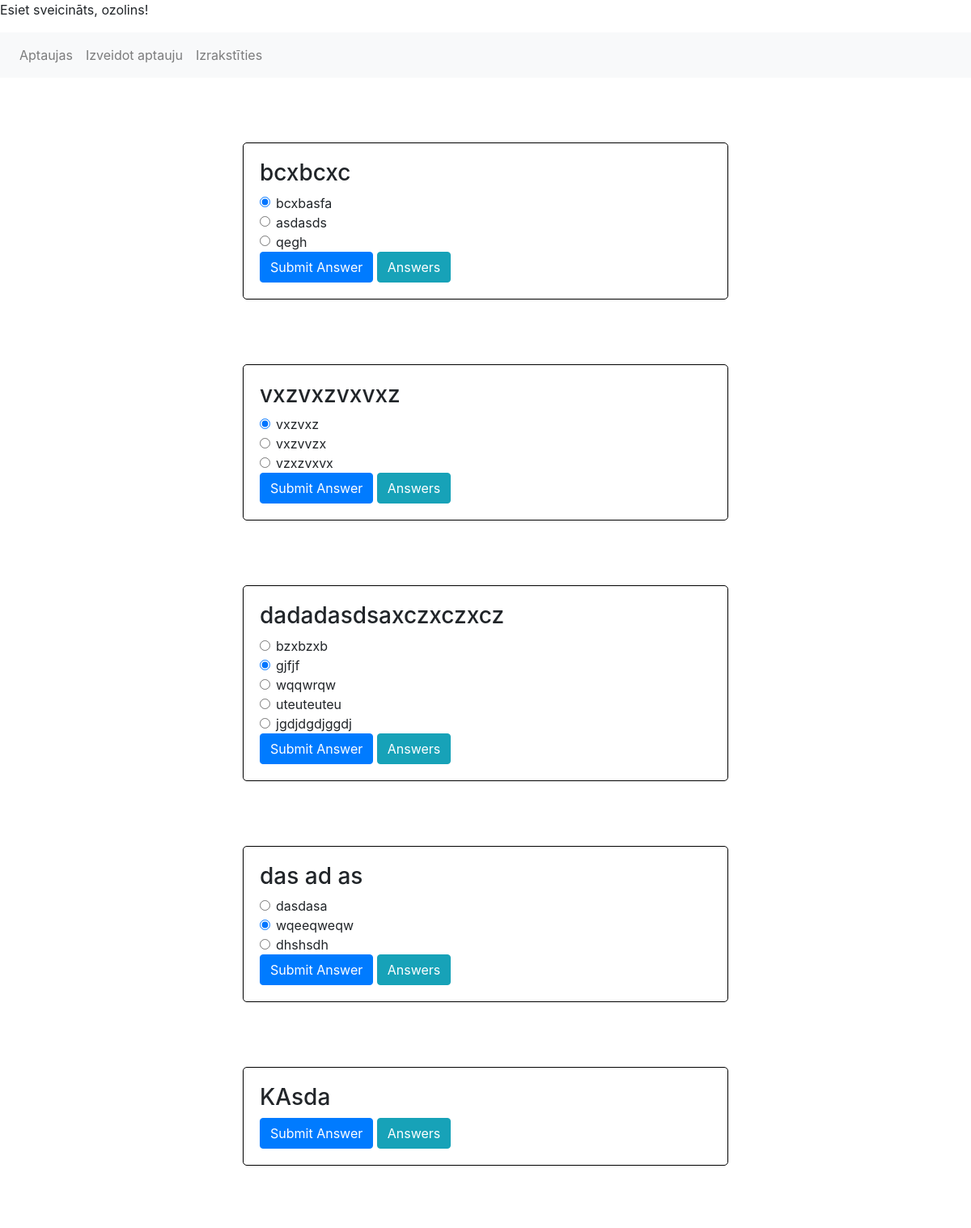
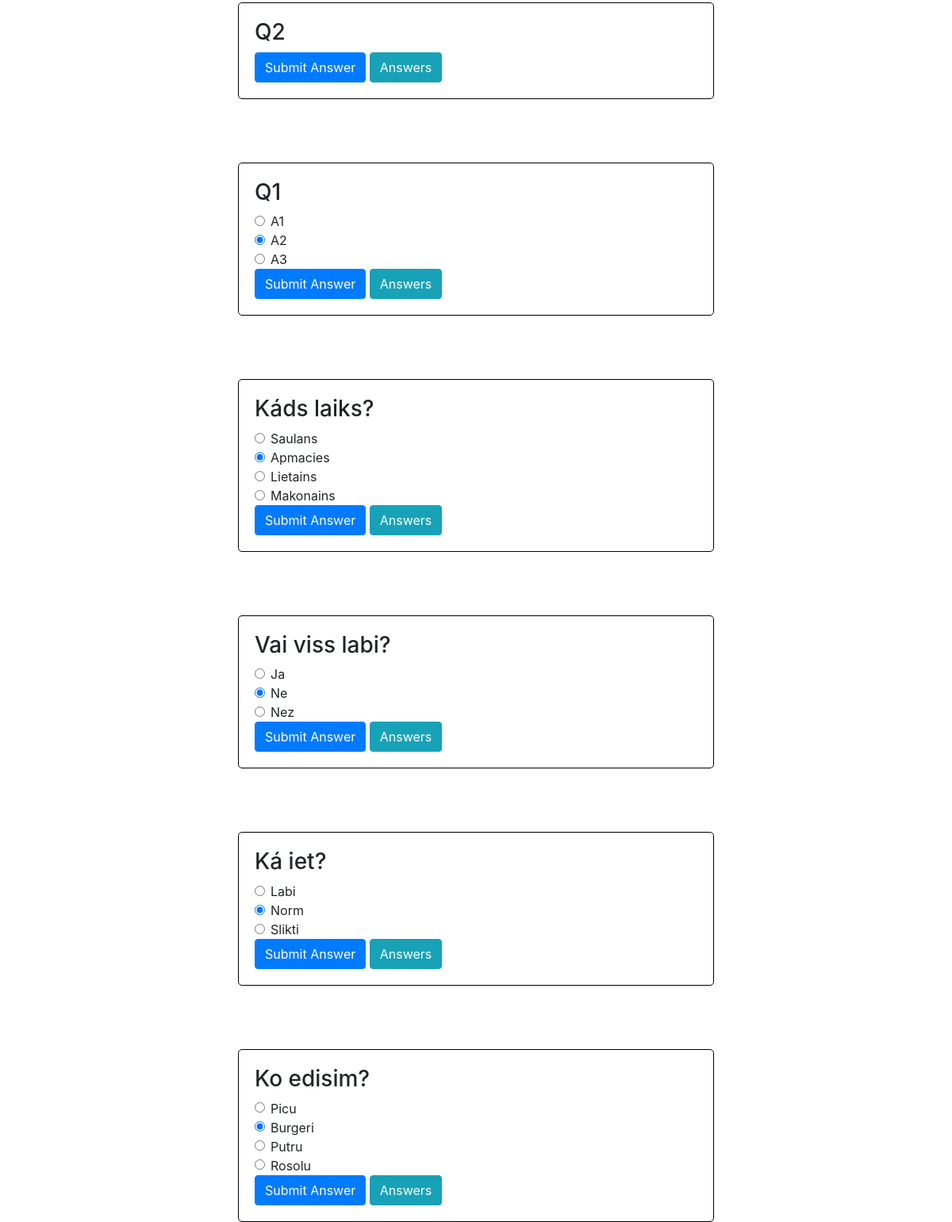
Page /mainpage/ (signed in) on the committed database (2 pictures, top to bottom).
### voteapp/models.py (models this page shows)
class Question(models.Model):
    question_text = models.CharField(max_length=200)
    created_at = models.DateTimeField(auto_now_add=True)

class Choice(models.Model):
    question = models.ForeignKey(Question, related_name='choices', on_delete=models.CASCADE)
    choice_text = models.CharField(max_length=200)
    order = models.IntegerField(default=0)

### voteapp/views.py (the view)
# urls.py: path("mainpage/", views.mainpage, name="mainpage"),
@login_required
def mainpage(request):
    polls = Question.objects.prefetch_related('choices').order_by('-created_at').all()
    user_responses = {}
    if request.user.is_authenticated:
        responses = Response.objects.filter(user=request.user).select_related('choice', 'question')
        user_responses = {response.question_id: response.choice_id for response in responses}
    print(user_responses)
    return render(request, 'mainpage.html', {'polls': polls, 'user_responses': user_responses})

### voteapp/templatetags/poll_extras.py (called while the page is built)
@register.filter
def get(dictionary, key):
    return dictionary.get(key)

### voteapp/templates/mainpage.html (shortened to what this page needs)
<!DOCTYPE html>
<html lang="en">
<head>
    <link rel="stylesheet" href="https://stackpath.bootstrapcdn.com/bootstrap/4.5.2/css/bootstrap.min.css">
    {% load poll_extras %}
</head>
<body>
      {% if user.is_authenticated %}
      <p>Esiet sveicināts, {{ user.username }}!</p>
    {% else %}
      <p>Esiet sveicināts, ciemiņ!</p>
    {% endif %}
    <nav class="navbar navbar-expand-lg navbar-light bg-light">
      <div class="collapse navbar-collapse" id="navbarNav">
        <ul class="navbar-nav">
          <li class="nav-item">
            <a class="nav-link" href="{% url 'mainpage' %}">Aptaujas</a>
          </li>
          {% if user.is_authenticated %}
          <li class="nav-item">
            <a class="nav-link" href="{% url 'create_poll' %}">Izveidot aptauju</a>
          </li>
          <li class="nav-item">
            <a class="nav-link" href="{% url 'index' %}">Izrakstīties</a>
          </li>
          {% else %}
          <li class="nav-item">
            <a href="{% url 'logout' %}">Izrakstīties</a>
          </li>
          {% endif %}
        </ul>
      </div>
    </nav>
    {% for poll in polls %}
    <div class="poll-container" style="margin:auto; margin-top:80px; border:1px solid black; border-radius:5px; padding:20px; width:50%">
        <h3>{{ poll.question_text }}</h3>
        <form action="{% url 'submit_answer' poll.id %}" method="post" onsubmit="return validateForm(this);">
            {% for choice in poll.choices.all %}
                <div class="form-check">
                    <input class="form-check-input" type="radio" name="choice" id="choice{{ forloop.counter }}" value="{{ choice.id }}"
                        {% if choice.id == user_responses|get:poll.id %} checked {% endif %}>
                    <label class="form-check-label" for="choice{{ forloop.counter }}">
                        {{ choice.choice_text }}
                    </label>
                </div>
            {% endfor %}
            <button type="submit" class="btn btn-primary">Submit Answer</button>
            <a href="{% url 'view_question_responses' poll.id %}" class="btn btn-info">Answers</a>
        </form>
    </div>
    {% endfor %}
</body>
</html>

### rows in the picture
Question: question_text "bcxbcxc"
Choice: choice "☑ bcxbasfa", choice_text "bcxbasfa"
Choice: choice "☐ asdasds", choice_text "asdasds"
Choice: choice "☐ qegh", choice_text "qegh"
Question: question_text "vxzvxzvxvxz"
Choice: choice "☑", choice_text "vxzvxz"
Choice: choice_text "vxzvvzx"
Choice: choice_text "vzxzvxvx"
Question: question_text "dadadasdsaxczxczxcz"
Choice: choice_text "bzxbzxb"
Choice: choice "☑", choice_text "gjfjf"
Choice: choice_text "wqqwrqw"
Choice: choice "☐ uteuteuteu", choice_text "uteuteuteu"
Choice: choice "☐ jgdjdgdjggdj", choice_text "jgdjdgdjggdj"
Question: question_text "das ad as"
Choice: choice_text "dasdasa"
Choice: choice "☑", choice_text "wqeeqweqw"
Choice: choice_text "dhshsdh"
Question: question_text "KAsda"
Question: question_text "Q2"
Question: question_text "Q1"
Choice: choice_text "A1"
Choice: choice "☑", choice_text "A2"
Choice: choice_text "A3"
Question: question_text "Káds laiks?"
Choice: choice_text "Saulans"
Choice: choice "☑", choice_text "Apmacies"
Choice: choice_text "Lietains"
Choice: choice_text "Makonains"
Question: question_text "Vai viss labi?"
Choice: choice_text "Ja"
Choice: choice "☑", choice_text "Ne"
Choice: choice_text "Nez"
Question: question_text "Ká iet?"
Choice: choice_text "Labi"
Choice: choice "☑", choice_text "Norm"
Choice: choice_text "Slikti"
Question: question_text "Ko edisim?"
Choice: choice_text "Picu"
Choice: choice "☑", choice_text "Burgeri"
Choice: choice_text "Putru"
Choice: choice_text "Rosolu"

### other values in the picture
{{ user.username }} "ozolins"
